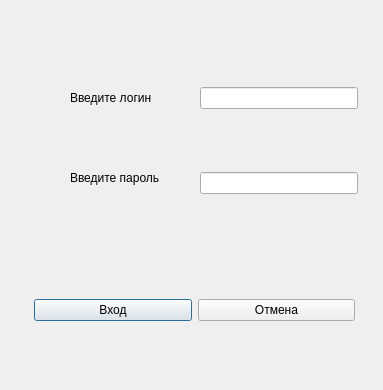
<?xml version="1.0" encoding="UTF-8"?>
<ui version="4.0">
 <class>Dialog</class>
 <widget class="QDialog" name="Dialog">
  <property name="geometry">
   <rect>
    <x>0</x>
    <y>0</y>
    <width>383</width>
    <height>390</height>
   </rect>
  </property>
  <property name="windowTitle">
   <string>Dialog</string>
  </property>
  <widget class="QWidget" name="horizontalLayoutWidget">
   <property name="geometry">
    <rect>
     <x>34</x>
     <y>270</y>
     <width>321</width>
     <height>80</height>
    </rect>
   </property>
   <layout class="QHBoxLayout" name="horizontalLayout">
    <item>
     <widget class="QPushButton" name="OKButton">
      <property name="text">
       <string>Вход</string>
      </property>
     </widget>
    </item>
    <item>
     <widget class="QPushButton" name="NoButton">
      <property name="text">
       <string>Отмена</string>
      </property>
     </widget>
    </item>
   </layout>
  </widget>
  <widget class="QWidget" name="verticalLayoutWidget">
   <property name="geometry">
    <rect>
     <x>200</x>
     <y>30</y>
     <width>158</width>
     <height>221</height>
    </rect>
   </property>
   <layout class="QVBoxLayout" name="verticalLayout">
    <item>
     <widget class="QLineEdit" name="login"/>
    </item>
    <item>
     <widget class="QLineEdit" name="password">
      <property name="echoMode">
       <enum>QLineEdit::Password</enum>
      </property>
     </widget>
    </item>
   </layout>
  </widget>
  <widget class="QLabel" name="label">
   <property name="geometry">
    <rect>
     <x>70</x>
     <y>90</y>
     <width>91</width>
     <height>16</height>
    </rect>
   </property>
   <property name="text">
    <string>Введите логин</string>
   </property>
  </widget>
  <widget class="QLabel" name="label_2">
   <property name="geometry">
    <rect>
     <x>70</x>
     <y>170</y>
     <width>101</width>
     <height>16</height>
    </rect>
   </property>
   <property name="text">
    <string>Введите пароль</string>
   </property>
  </widget>
  <widget class="QLabel" name="warning_label">
   <property name="geometry">
    <rect>
     <x>60</x>
     <y>250</y>
     <width>291</width>
     <height>16</height>
    </rect>
   </property>
   <property name="palette">
    <palette>
     <active>
      <colorrole role="WindowText">
       <brush brushstyle="SolidPattern">
        <color alpha="255">
         <red>255</red>
         <green>0</green>
         <blue>4</blue>
        </color>
       </brush>
      </colorrole>
     </active>
     <inactive>
      <colorrole role="WindowText">
       <brush brushstyle="SolidPattern">
        <color alpha="255">
         <red>255</red>
         <green>0</green>
         <blue>4</blue>
        </color>
       </brush>
      </colorrole>
     </inactive>
     <disabled>
      <colorrole role="WindowText">
       <brush brushstyle="SolidPattern">
        <color alpha="255">
         <red>120</red>
         <green>120</green>
         <blue>120</blue>
        </color>
       </brush>
      </colorrole>
     </disabled>
    </palette>
   </property>
   <property name="text">
    <string/>
   </property>
  </widget>
 </widget>
 <resources/>
 <connections/>
</ui>
